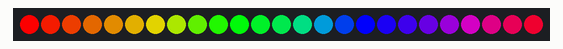
Recording of a sketch running on a simulated Arduino Uno, built with avr-gcc and run on an emulated ATmega328P. On the bench: 25 RGB LEDs in strip order, left to right.

Above: at 0.15 s.
At 4.95 s:
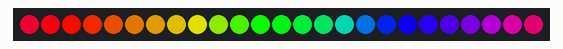
At 10.05 s:
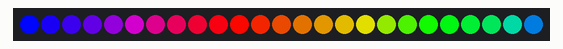
At 19.96 s:
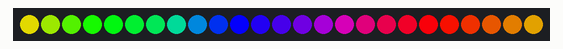
At 29.87 s:
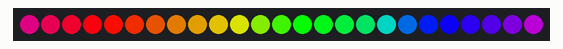
At 39.77 s:
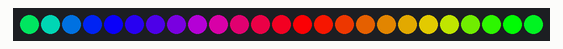

The sketch:

08_ws2801_test.ino
```cpp
#include <FastLED.h>

#define NUM_LEDS 25  // Anzahl der LEDs im Strip
#define DATA_PIN 11  // Data Pin
#define CLOCK_PIN 13 // Clock Pin

CRGB leds[NUM_LEDS];

void setup() {
    FastLED.addLeds<WS2801, DATA_PIN, CLOCK_PIN, RGB>(leds, NUM_LEDS);
}

void loop() {
    static uint8_t hue = 0; // Startfarbe

    for (int i = 0; i < NUM_LEDS; i++) {
        leds[i] = CHSV(hue + (i * 10), 250, 250); // Jede LED leicht verschoben färben
    }

    FastLED.show();
    hue++; // Farbe langsam verschieben
    //delay(3); // Geschwindigkeit der Welle
}
```
